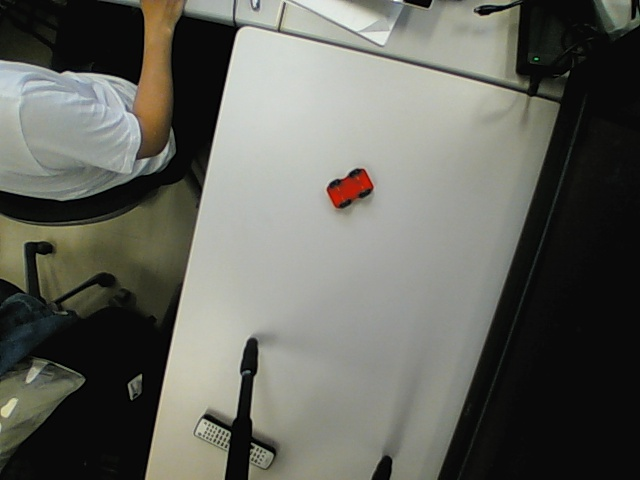
#> input picture Image_size_test/Image_size_label/test5.jpg, 640 x 480 px
$ python obj_size_yokota.py   (older library calls are emulated)
#> lines starting #> are read from the running program, lines starting #| are printed output that depends on the picture; after the words box and inside, x2 and y2 are one past the last pixel; in counts of white or black regions, pixels touching at a corner belong together
import cv2
import numpy as np
import pprint

#影を除去する関数
def Remove_shadow(img,ksize):

	blur = cv2.blur(img,(ksize,ksize))
	rij = img/blur
	# 1以上の値を除外
	index_1 = np.where(rij >= 1.00)
	rij[index_1] = 1
	# 除算結果が実数値になるため整数に変換
	rij_int = np.array(rij*255, np.uint8)
	rij_HSV = cv2.cvtColor(rij_int, cv2.COLOR_BGR2HSV)
	ret, thresh = cv2.threshold(rij_HSV[:,:,2], 0, 255, cv2.THRESH_OTSU)
	rij_HSV[:,:,2] = thresh
	rij_ret = cv2.cvtColor(rij_HSV, cv2.COLOR_HSV2BGR)
	return rij_ret


def find_color(image):
	#Lower=np.array([0,0,0])
	#Upper=np.array([135,135,135])
	Lower=np.array([135,135,135])
	Upper=np.array([255,255,255])
	image_mask = cv2.inRange(image,Lower,Upper)
	result_image = cv2.bitwise_not(image,image,mask = image_mask)

	return result_image


def Main():
	# 閾値
	t = 135
	ksize = 55
	#入力画像
	image = cv2.imread("test5.jpg")
#> image is the input picture: shape (480, 640, 3); mean B, G, R 93.8, 101.2, 100.3
	print(image.shape)
#| (480, 640, 3)
	image_copy = image
	image = image[100:300,220:500,:]
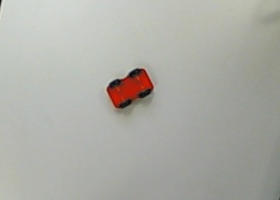
#> image: shape (200, 280, 3); mean B, G, R 166.3, 173.1, 172.9
	print(image.shape)
#| (200, 280, 3)
	#image = find_color(image)
	image = cv2.resize(image,(1000,1000))
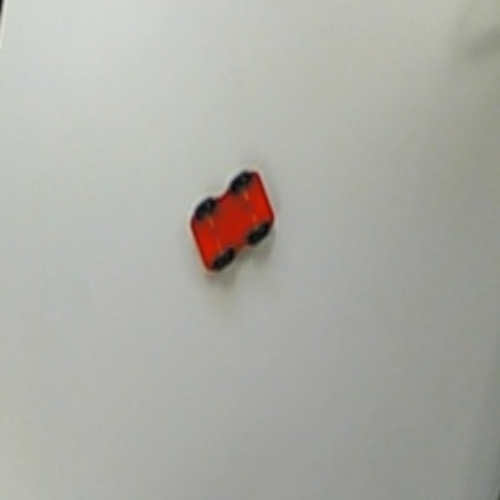
#> image: shape (1000, 1000, 3) (shown at 1/2 size); mean B, G, R 166.2, 173, 172.8


	rij_ret = Remove_shadow(image,ksize)
#> in Remove_shadow, `rij = img/blur`:
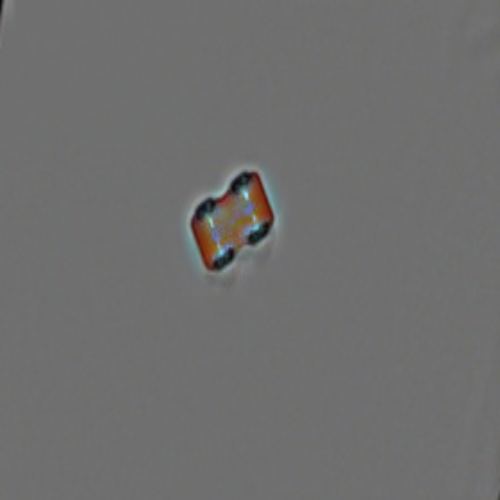
#> rij: shape (1000, 1000, 3) float64 (shown at 1/2 size); mean B, G, R 0.996, 0.997, 0.999; drawn with min black and max white
#> in Remove_shadow, `rij[index_1] = 1`:
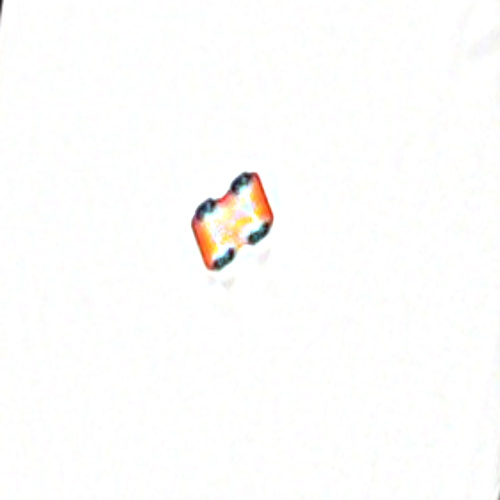
#> rij: shape (1000, 1000, 3) float64 (shown at 1/2 size); mean B, G, R 0.989, 0.992, 0.994
#> in Remove_shadow, `rij_HSV = cv2.cvtColor(rij_int, cv2.COLOR_BGR2HSV)`: rij_HSV: shape (1000, 1000, 3); mean H, S, V 36.9, 3, 254
#> in Remove_shadow, `ret, thresh = cv2.threshold(rij_HSV[:,:,2], 0, 255, cv2.THRESH_OTSU)`:
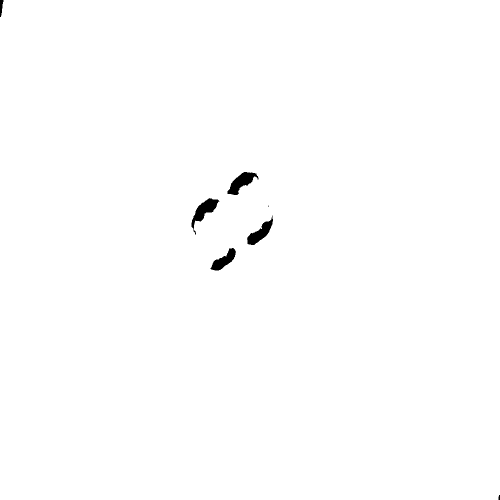
#> thresh: shape (1000, 1000) (shown at 1/2 size); 99.5% white; 7 black regions (1 under 20 px), largest, box (x1, y1, x2, y2) and area: (383, 396, 439, 469) 1315, (455, 344, 517, 390) 1300, (494, 431, 546, 490) 1156, (421, 496, 472, 541) 1015, (0, 0, 7, 34) 154, (997, 990, 1000, 1000) 27
#> in Remove_shadow, `ret, thresh = cv2.threshold(rij_HSV[:,:,2], 0, 255, cv2.THRESH_OTSU)`: ret = 186
#> in Remove_shadow, `rij_HSV[:,:,2] = thresh`: rij_HSV: shape (1000, 1000, 3); mean H, S, V 36.9, 3, 253.7
	#2値化
	gray = cv2.cvtColor(rij_ret,cv2.COLOR_BGR2GRAY)
	ret,th = cv2.threshold(gray,t,255,cv2.THRESH_BINARY)
#> th: shape (1000, 1000); 99.4% white; 11 black regions (2 under 20 px), largest, box (x1, y1, x2, y2) and area: (383, 396, 444, 469) 1338, (455, 344, 517, 390) 1309, (494, 431, 546, 490) 1156
#> ret = 135


	#rij_ret = Remove_shadow(image,ksize)
	##2値化
	#gray = cv2.cvtColor(image,cv2.COLOR_BGR2GRAY)
	#ret,th = cv2.threshold(gray,t,255,cv2.THRESH_BINARY)

	kernel = np.ones((6,6,),np.uint8)

	dilate = cv2.dilate(gray,kernel)
	erode = cv2.erode(dilate,kernel)
	erode = cv2.bitwise_not(erode)
	#erode = cv2.erode(gray,kernel)

	black = 0
	white = 255
	#for i in erode:
	#	for j in i:
	#		if


	erode[np.where((erode == white))] = black
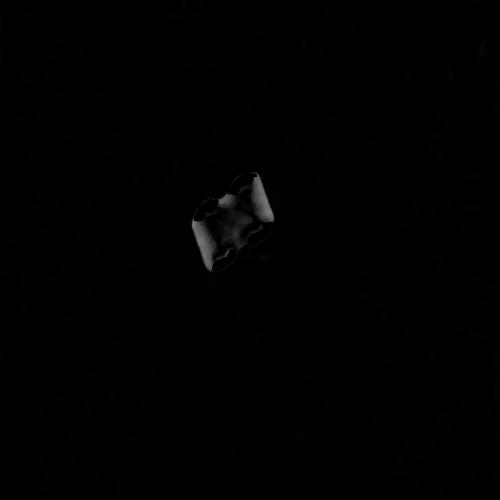
#> erode: shape (1000, 1000) (shown at 1/2 size); min 0, max 117, mean 0.8
	#エッジ抽出
	canny_image = cv2.Canny(erode,50,110)
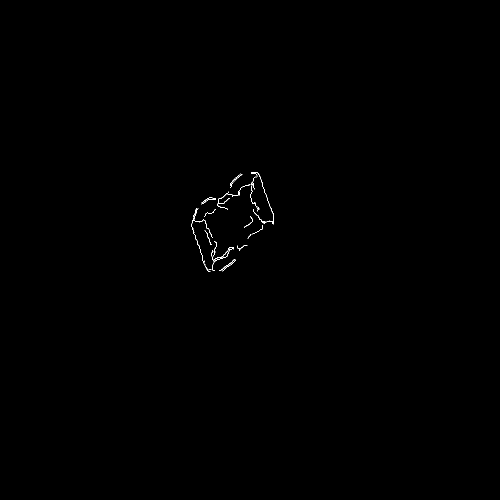
#> canny_image: shape (1000, 1000) (shown at 1/2 size); 0.14% white in thin lines or dots, all inside (x1, y1, x2, y2) = (383, 344, 548, 543)


	# [13 lines of commented-out code are left out]


	cv2.imshow("ORIGNAL",image)
	cv2.imshow("result",rij_ret)
	cv2.imshow("Binarization",gray)
	cv2.imshow("dilate",dilate)
	cv2.imshow("erode",erode)
	cv2.imshow("Canny",canny_image)
	cv2.waitKey(0)


if __name__=="__main__":
	Main()
